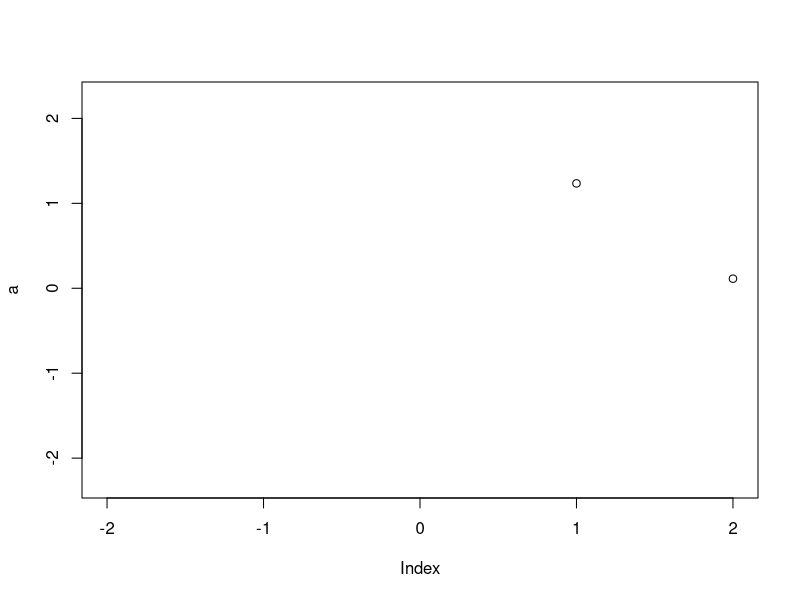

Reproduce this figure in R.
#this is just a test script

a<-rnorm(100)
plot(a, xlim=c(-2,2))

#for the first time I had to do: Tools-Shell-git push -u origin master
#from now on I can push using R studi
